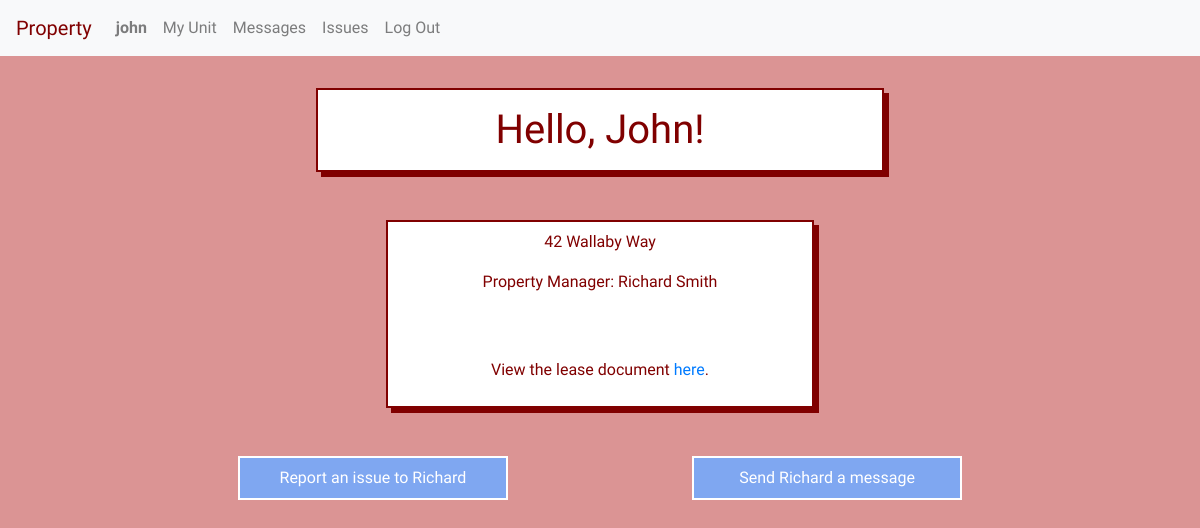
The page / (signed in) on the database as committed earlier.
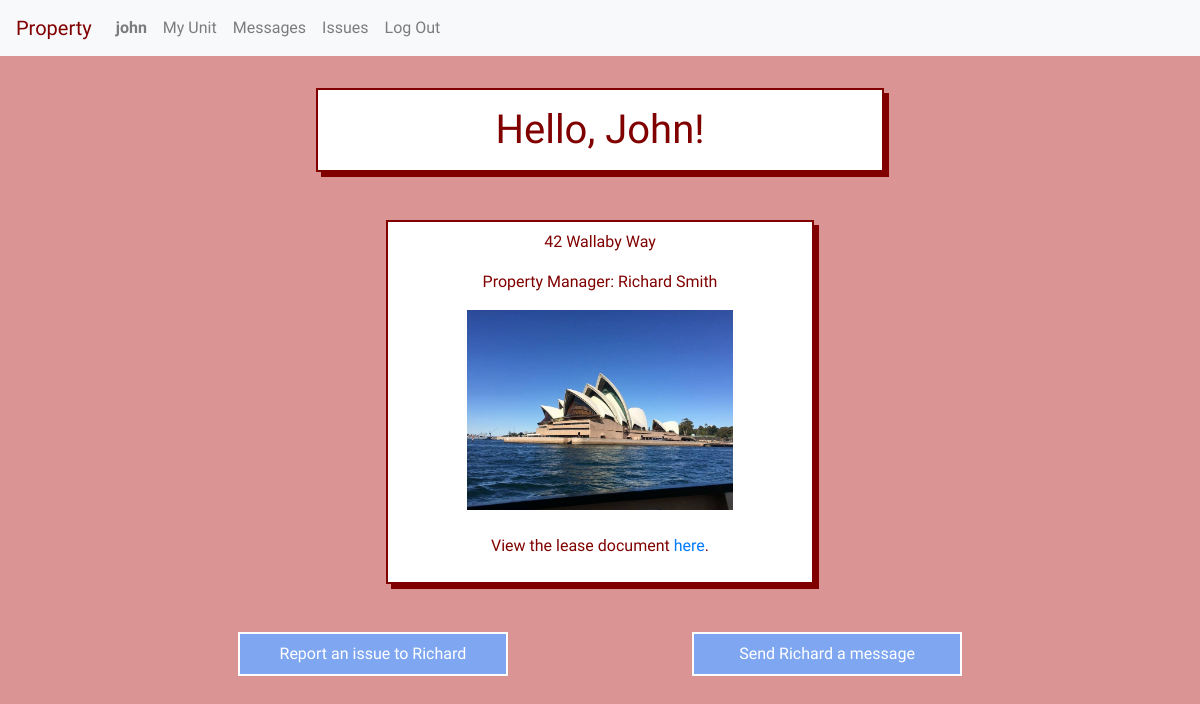
The same page on the database as committed later.
### property/models.py (models this page shows, shortened)
class Unit(models.Model):
    manager = models.ForeignKey(User, on_delete=models.CASCADE, related_name="managers")
    tenant = models.ForeignKey(User, on_delete=models.CASCADE, related_name="tenants", blank=True, null=True)
    address = models.CharField(max_length=200)
    image = models.ImageField(blank=True, upload_to='unit_images/')
    lease = models.FileField(blank=True, upload_to='leases/')
    def __str__(self):
        return f"{self.address}"

class User(AbstractUser):
    tenant = models.BooleanField(default=True)
    manager = models.BooleanField(default=False)
    profile_picture = models.ImageField(blank=True, null=True, upload_to='profile_images/')

### property/views.py (the view)
# urls.py: path("", views.index, name="index"),
def index(request):
    if request.user.is_authenticated:
        if request.user.manager:
            try:
                units = Unit.objects.filter(manager=request.user).order_by('address').order_by('-tenant')
            except ObjectDoesNotExist:
                units = None
            try:
                unresolved_issue_count = Issue.objects.filter(unit_id__in=units).filter(resolved=False).count()
            except ObjectDoesNotExist:
                unresolved_issue_count = None
            return render(request, 'property/index.html', {
                "units": units,
                "unresolved_issue_count": unresolved_issue_count
            })
        else:
            try:
                my_unit = Unit.objects.get(tenant=request.user)
                empty_units = None
            except ObjectDoesNotExist:
                my_unit = None
                empty_units = Unit.objects.filter(tenant=None)
            print(my_unit)
            return render(request, 'property/index.html', {
                "my_unit": my_unit,
                "empty_units": empty_units
            })
    else:
        return render(request, 'property/login.html')

### property/templates/property/index.html (shortened to what this page needs)
{% extends "property/layout.html" %}
{% block body %}
    {% if user.tenant %}
        <h1>Hello, {{user.first_name}}!</h1>
        <div class="list-container">
        {% if my_unit %}
        <div class="unit-listing">
            <p>{{my_unit}}</p>
            <p>Property Manager: {{my_unit.manager.first_name}} {{my_unit.manager.last_name}}</p>
            {% if my_unit.image %}
            <img src="{{ my_unit.image.url }}" alt="{{ unit.address }}" height=200>
            {% endif %}
            {% if my_unit.lease %}
            <br><br>
            <p>View the lease document <a href="{{ my_unit.lease.url }}" target="_blank" rel="noopener noreferrer">here</a>.</p>
            {% endif %}
        </div>
        <div class="inline-container">
            <div class="inline-child">
                <button onclick="show_report_issue_form_inline()" id="show_report_issue_form">Report an issue to {{my_unit.manager.first_name}}</button>
            </div>
            <div class="inline-child">
                <button onclick="show_send_message_form_inline()" id="show_send_message_form">Send {{my_unit.manager.first_name}} a message</button>
            </div>
        </div>
        {% endif %}
        </div>
    {% endif %}
{% endblock %}

Rows that differ between the two databases and show on the page:
changed Unit "42 Wallaby Way": image: picture added
